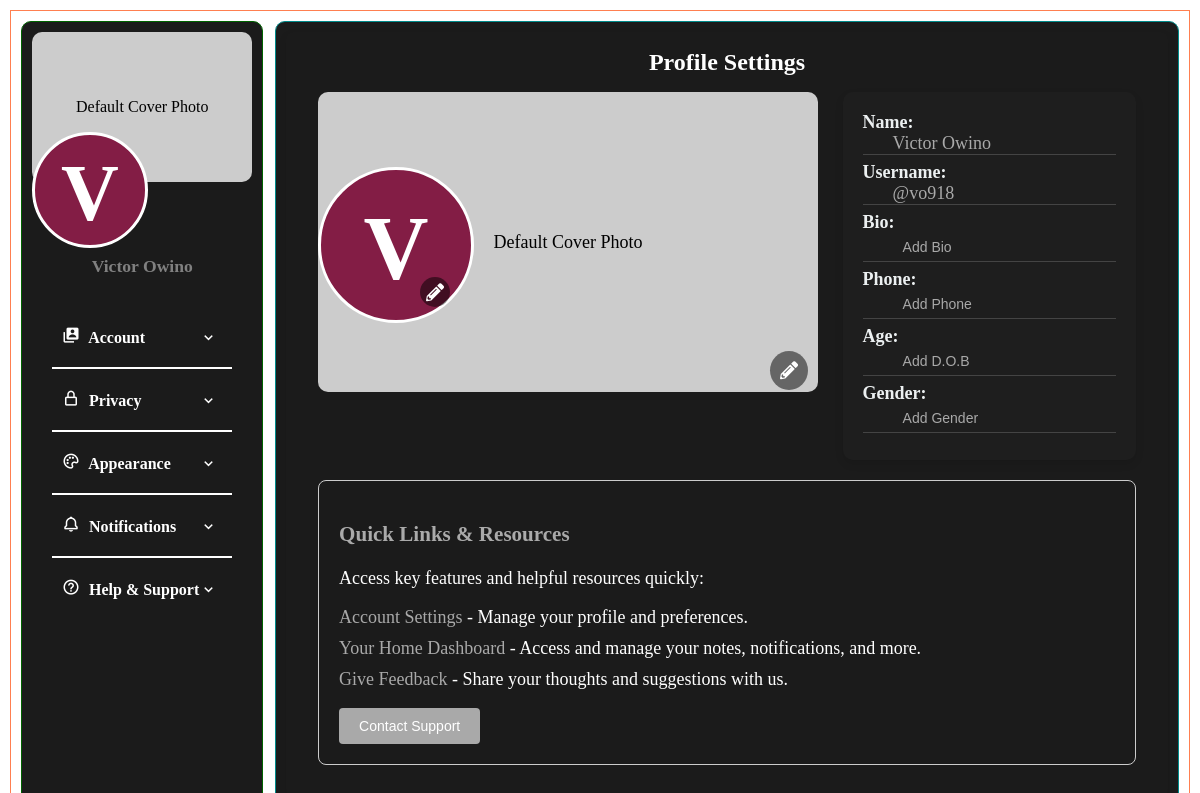
Before: /settings (signed in) with the older database file.
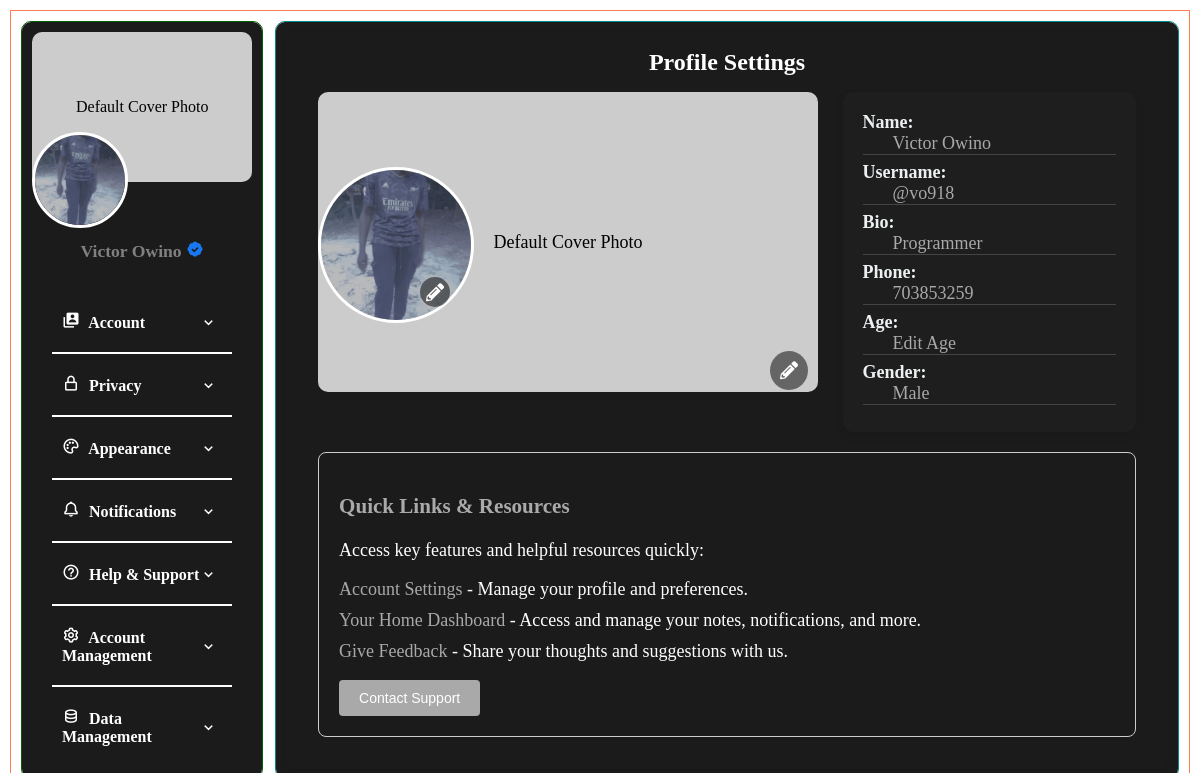
After: the same page with the newer database file.
### website/models.py (models this page shows, shortened)
class User(db.Model, UserMixin):
    id = db.Column(db.Integer, primary_key=True)
    email = db.Column(db.String(150), unique=True)
    password = db.Column(db.String(255))
    first_name = db.Column(db.String(225))
    second_name = db.Column(db.String(225))
    full_name = db.Column(db.String(255))
    profile_picture = db.Column(db.String(255), nullable=True)
    cover_picture = db.Column(db.String(255), nullable=True)
    user_name = db.Column(db.String(255))
    phone_number = db.Column(db.String(20))
    country_code = db.Column(db.String(10), default="+254")
    bio = db.Column(db.String(255))
    time_zone = db.Column(db.String(255))
    date_birth = db.Column(db.String(255))
    gender = db.Column(db.String(255))
    generated_color = db.Column(db.String(7))
    is_2fa_enabled = db.Column(db.Boolean, default=False)
    otp_secret = db.Column(db.String(32), nullable=True)
    temp_otp = db.Column(db.String(32), nullable=True)
    otp_method = db.Column(db.String(10), default='app')
    is_active = db.Column(db.Boolean, default=True)
    is_admin = db.Column(db.Boolean, default=False)
    email_verified = db.Column(db.Boolean, default=False)
    note_tags = db.relationship(
        "NoteTag", back_populates="user", cascade="all, delete-orphan"
    )
    notes = db.relationship("Note", back_populates="user", cascade="all, delete-orphan")
    password_reset_tokens = db.relationship(
        "PasswordResetToken", back_populates="user", cascade="all, delete-orphan"
    )
    notifications = db.relationship(
        "Notification", back_populates="user", cascade="all, delete-orphan"
    )
    todos = db.relationship("ToDo", back_populates="user", cascade="all, delete-orphan")
    email_preferences = db.relationship(
        "EmailPreferences",
        uselist=False,
        back_populates="user",
        cascade="all, delete-orphan",
    )
    push_preferences = db.relationship(
        "PushPreferences",
        uselist=False,
        back_populates="user",
        cascade="all, delete-orphan",
    )
    email_verification_tokens = db.relationship(
        "EmailVerificationToken", back_populates="user", cascade="all, delete-orphan"
    )

### website/views.py (the view)
@views.route("/settings")
@login_required
def settings():
    users = User.query.all()
    return render_template("setting.html", users=users)

### website/models.py (called while the page is built)
    def get_local_timestamp(self):
        local_tz = timezone(self.time_zone)
        return self.timestamp.astimezone(local_tz) if self.timestamp else None

### website/templates/setting.html (shortened to what this page needs)
<!DOCTYPE html>
<html lang="en">
  <head>
    <link
      rel="stylesheet"
      href="https://cdnjs.cloudflare.com/ajax/libs/font-awesome/5.15.4/css/all.min.css"
    />
    <link
      rel="stylesheet"
      href="https://cdn.jsdelivr.net/npm/flatpickr/dist/flatpickr.min.css"
    />
    <link
      rel="stylesheet"
      href="{{ url_for('static', filename='css/setting.css') }}"
    />
    <link
      href="https://unpkg.com/boxicons@2.1.4/css/boxicons.min.css"
      rel="stylesheet"
    />
    <link
      rel="stylesheet"
      href="https://cdnjs.cloudflare.com/ajax/libs/cropperjs/1.5.12/cropper.min.css"
    />
  </head>
  <body>
    <div class="messages-container">
    </div>
    <div class="page">
      <div class="left-container">
        <div class="all">
          <div class="profile">
            <div class="cover-photo">
              {% if current_user.cover_picture %}
              <img
                src="/static/profile_pics/{{ current_user.cover_picture }}"
                alt="Cover Photo"
                class="cover-image"
              />
              {% else %}
              <div class="default-cover">
                <p>Default Cover Photo</p>
              </div>
              {% endif %}
            </div>
            <div class="profile-pic">
              {% if current_user.profile_picture %}
              <img
                src="/static/profile_pics/{{ current_user.profile_picture }}"
                alt="Profile Picture"
                class="profile-image"
              />
              {% else %}
              <i
                class="fas fa-5x"
                style="--background-: {{ current_user.generated_color }}"
                >{{ current_user.first_name[0] }}</i
              >
              {% endif %}
            </div>
          </div>
          <div class="profile-info">
            <p class="username">
              {{ current_user.full_name }} {% if current_user.email_verified %}
              <i class="bx bxs-badge-check" style="color: #1877f2"></i>
              {% endif %}
            </p>
          </div>
        </div>
        <div class="settings-menu">
          <ul>
            <li>
              <a href="#" id="accountLink" data-target="#profilePicFormSection">
                <span class="account-text"
                  ><i class="bx bxs-user-account"></i> Account</span
                >
                <i class="bx bx-chevron-down"></i>
              </a>
            </li>
            <hr class="divider" />
            <li>
              <a href="#" id="privacyLink" data-target="#profilePicFormSection">
                <span class="privacy-text"
                  ><i class="bx bx-lock-alt"></i> Privacy</span
                >
                <i class="bx bx-chevron-down"></i>
              </a>
            </li>
            <hr class="divider" />
            <li>
              <a
                href="#"
                id="appearanceLink"
                data-target="#profilePicFormSection"
              >
                <span class="appearance-text"
                  ><i class="bx bx-palette"></i> Appearance</span
                >
                <i class="bx bx-chevron-down"></i>
              </a>
            </li>
            <hr class="divider" />
            <li>
              <a
                href="#"
                id="notificationsLink"
                data-target="#profilePicFormSection"
              >
                <span class="notifications-text"
                  ><i class="bx bx-bell"></i> Notifications</span
                >
                <i class="bx bx-chevron-down"></i>
              </a>
            </li>
            <hr class="divider" />
            <li>
              <a href="#" id="helpLink" data-target="#profilePicFormSection">
                <span class="help-text"
                  ><i class="bx bx-help-circle"></i> Help & Support</span
                >
                <i class="bx bx-chevron-down"></i>
              </a>
            </li>
            {% if current_user.email_verified %}
            <hr class="divider" />
            <li>
              <a
                href="#"
                id="accountManagementLink"
                data-target="#profilePicFormSection"
              >
                <span class="account-management-text"
                  ><i class="bx bx-cog"></i> Account Management</span
                >
                <i class="bx bx-chevron-down"></i>
              </a>
            </li>
            <hr class="divider" />
            <li>
              <a
                href="#"
                id="dataManagementLink"
                data-target="#profilePicFormSection"
              >
                <span class="data-management-text"
                  ><i class="bx bx-data"></i> Data Management</span
                >
                <i class="bx bx-chevron-down"></i>
              </a>
            </li>
            {% endif %}
          </ul>
        </div>
      </div>
      <div class="right-container">
        <div class="settings-content">
          <section id="profilePicFormSection">
            <h2>Profile Settings</h2>
            <div id="mainContainer">
              <div id="pictureUpdateContainer">
                <div id="coverPicContainer">
                  {% if current_user.cover_picture %}
                  <img
                    id="currentCoverPic"
                    src="/static/profile_pics/{{ current_user.cover_picture }}"
                    alt="Current Cover Picture"
                    class="cover-pic"
                  />
                  <div class="editting">
                    <button
                      id="editCoverPicButton"
                      title="Edit Cover Picture"
                      class="edit-button"
                      style="--background-: {{ current_user.generated_color }}"
                    >
                      <i class="fas fa-pencil-alt"></i>
                    </button>
                  </div>
                  {%else%}
                  <div class="default-cover">
                    <p>Default Cover Photo</p>
                  </div>
                  <div class="editting">
                    <button
                      id="editCoverPicButton"
                      title="Edit Cover Picture"
                      class="edit-button"
                      style="--background-: {{ current_user.generated_color }}"
                    >
                      <i class="fas fa-pencil-alt"></i>
                    </button>
                  </div>
                  {% endif %}
                </div>
                <div id="profilePicContainer">
                  {% if current_user.profile_picture %}
                  <img
                    id="currentProfilePic"
                    src="/static/profile_pics/{{ current_user.profile_picture }}"
                    alt="Current Profile Picture"
                    class="profile-pic"
                  />
                  <div class="editting">
                    <button
                      style="--background-: {{ current_user.generated_color }}"
                      id="editProfilePicButton"
                      title="Edit Profile Picture"
                      class="edit-button"
                    >
                      <i class="fas fa-pencil-alt" style="color: #fff"></i>
                    </button>
                  </div>
                  {% else %}
                  <i
                    class="fas fa-5x"
                    style="--background-: {{ current_user.generated_color }}"
                    >{{ current_user.first_name[0] }}</i
                  >
                  <div class="editting">
                    <button
                      style="--background-: {{ current_user.generated_color }}"
                      id="editProfilePicButton"
                      title="Edit Profile Picture"
                      class="edit-button"
                    >
                      <i class="fas fa-pencil-alt" style="color: #fff"></i>
                    </button>
                  </div>
                  {% endif %}
                </div>
              </div>
              <div id="userDetails">
                <div class="detail-item">
                  <label for="name">Name:</label><br />
                  <span id="name">
                    {% if current_user.full_name %}
                    <a href="#nameFormSection">{{ current_user.full_name }}</a>
                    {% else %}
                    <button><a href="#nameFormSection"></a>Add Name</button>
                    {% endif %}
                  </span>
                </div>
                <div class="detail-item">
                  <label for="name">Username:</label><br />
                  <span id="name">
                    {% if current_user.user_name %}
                    <a href="#usernameFormSection"
                      >{{ current_user.user_name }}</a
                    >
                    {% else %}
                    <button><a href="#usernameFormSection"></a>Add Name</button>
                    {% endif %}
                  </span>
                </div>
                <div class="detail-item">
                  <label for="bio">Bio:</label> <br />
                  <span id="bio">
                    {% if current_user.bio %}
                    <a href="#bioFormSection">{{ current_user.bio }}</a>
                    {% else %}
                    <button><a href="#bioFormSection">Add Bio</a></button>
                    {% endif %}
                  </span>
                </div>
                <div class="detail-item">
                  <label for="phone">Phone:</label><br />
                  <span id="phone">
                    {% if current_user.phone_number %}
                    <a href="#phoneNumberFormSection"
                      >{{ current_user.phone_number }}</a
                    >
                    {% else %}
                    <button>
                      <a href="#phoneNumberFormSection">Add Phone</a>
                    </button>
                    {% endif %}
                  </span>
                </div>
                <div class="detail-item">
                  <label for="age">Age:</label><br />
                  <span id="age">
                    {% if current_user.date_birth %}
                    <a href="#dobFormSection" id="ageLink">Edit Age</a>
                    {% else %}
                    <button><a href="#dobFormSection">Add D.O.B</a></button>
                    {% endif %}
                  </span>
                </div>
                <div class="detail-item">
                  <label for="gender">Gender:</label><br />
                  <span id="gender">
                    {% if current_user.gender %}
                    <a href="#genderFormSection">{{ current_user.gender }}</a>
                    {% else %}
                    <button><a href="#genderFormSection">Add Gender</a></button>
                    {% endif %}
                  </span>
                </div>
              </div>
            </div>
            <div id="quickLinksResources" class="attention-section">
              <h3>Quick Links & Resources</h3>
              <p>Access key features and helpful resources quickly:</p>
              <ul>
                <li>
                  <a href="/settings">Account Settings</a> - Manage your profile
                  and preferences.
                </li>
                <li>
                  <a href="/user_home">Your Home Dashboard</a>
                  - Access and manage your notes, notifications, and more.
                </li>
                <li>
                  <a href="/contact" target="_blank">Give Feedback</a> - Share
                  your thoughts and suggestions with us.
                </li>
              </ul>
              <button
                id="contactSupportButton"
                class="contact-button"
                style="--background-: {{ current_user.generated_color }}"
              >
                Contact Support
              </button>
            </div>
          </section>
        </div>
      </div>
    </div>
  </body>
</html>

Changed rows visible on the page:
changed User "Victor Owino": profile_picture: picture added; email_verified False → True (drawn); bio (not shown) → "Programmer"; phone_number (not shown) → "703853259"; date_birth empty → "2004-10-16" (drawn); gender (not shown) → "Male"; first_name "V" → (not shown)
Other visible differences:
text no longer shown: "Add Bio Add Phone Add D.O.B Add Gender"
text now shown: "Account Management Data Management Edit Age"
